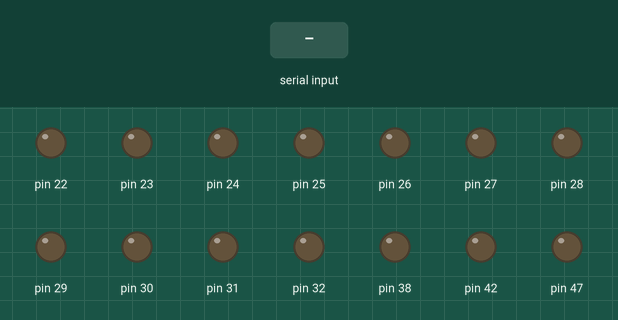
Bench run of a sketch on a simulated Arduino Mega 2560, built with avr-gcc and run on an emulated ATmega2560. Shown: output pins drawn as LEDs (lit = HIGH). The inputs (shaded band) are chosen by the test bench. What the sketch prints to the serial monitor is not drawn.

Above: at 1.2 s.
1.3 s: "hawaii 1\n" received over the second serial link
At 2.4 s:
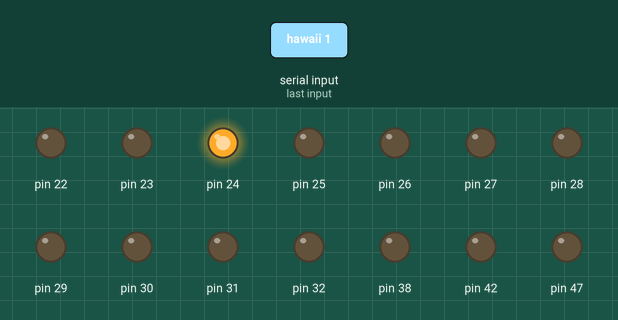
2.8 s: "lisbon 1\n" received over the second serial link
At 3.6 s:
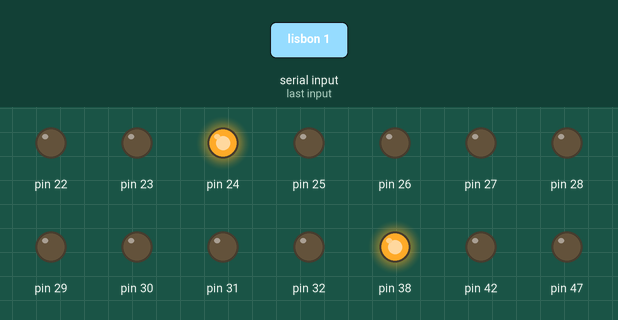
4.3 s: "red 1\n" received over the second serial link
At 4.7 s:
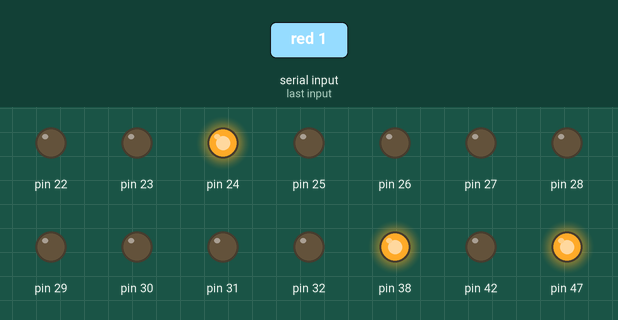
5.8 s: " \n" received over the second serial link
At 7.0 s:
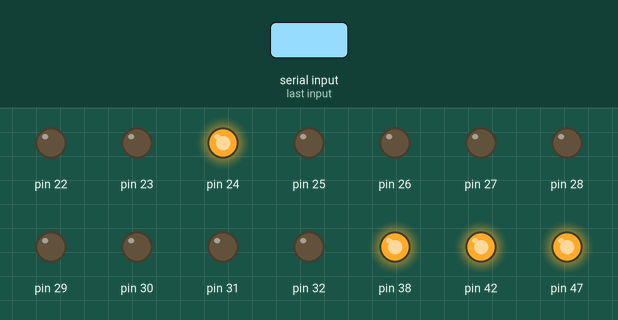
7.3 s: "hawaii\n" received over the second serial link
At 8.2 s:
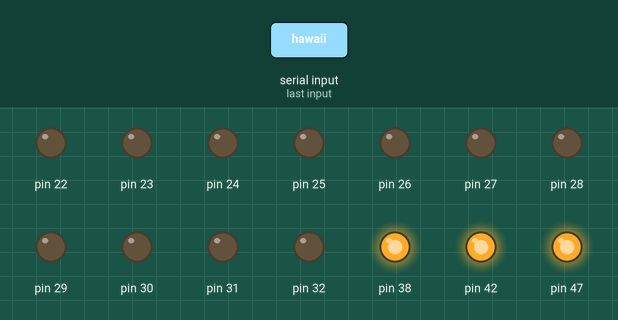
8.8 s: "lisbon\n" received over the second serial link
At 9.3 s:
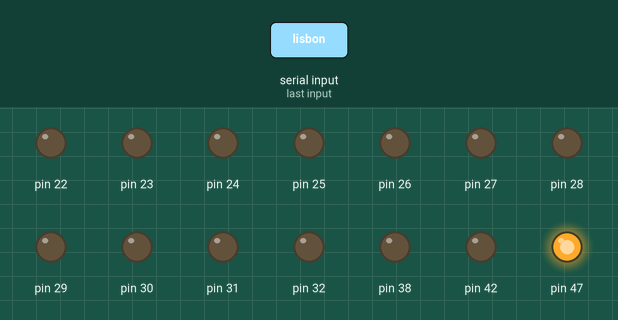
Timing chart, 0 to 11.3 s (numbered marks = the images above; inputs shaded):
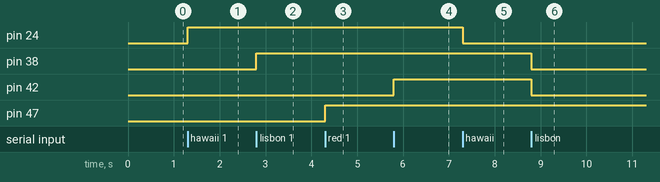

The sketch:

line_3_2.ino
```cpp
#include<SoftwareSerial.h>

SoftwareSerial LineSerial(10, 11);

int hawaii_led[9] = {22, 23, 24, 25, 26, 27, 28, 29, 30};
int queen_elizabeth_led[3] = {31, 32, 33};
int lisbon_led[9] = {36, 37, 38, 39, 40, 41, 42, 43, 44};
int madrid_led[9] = {45, 46, 47, 48, 49, 50, 51, 52, 53};
String pl[4] = {"red", "blue", "yellow", "green"};
String data = "";
int blank = 0;

void setup() {
  for (int i = 22; i <= 53; i++) {
    pinMode(i, OUTPUT);
  }
  Serial.begin(9600);
  while (!Serial) {
    ; //시리얼통신이 연결되지 않았다면 코드 실행을 멈추고 무한 반복
  }


  Serial.println("Hello World!");

  //블루투스와 아두이노의 통신속도를 9600으로 설정
  LineSerial.begin(9600);
}

void loop() { //코드를 무한반복합니다.
  if (LineSerial.available()) {
    data = LineSerial.readStringUntil('\n');
    blank = data.indexOf(" ");
    if(blank == -1){
      ledOn("off", data, 3);
    } else {
      String country = slicing();
      int player = slicing().toInt();
      int building = slicing().toInt();
      ledOn(pl[player], country, (building-1)*3);
    }
  }
}

void redPlayer(int redPin, int greenPin, int bluePin) {
  digitalWrite(redPin, HIGH);
  digitalWrite(greenPin, LOW);
  digitalWrite(bluePin, LOW);
}

void greenPlayer(int redPin, int greenPin, int bluePin) {
  digitalWrite(redPin, LOW);
  digitalWrite(greenPin, HIGH);
  digitalWrite(bluePin, LOW);
}

void bluePlayer(int redPin, int greenPin, int bluePin) {
  digitalWrite(redPin, LOW);
  digitalWrite(greenPin, LOW);
  digitalWrite(bluePin, HIGH);
}

void yellowPlayer(int redPin, int greenPin, int bluePin) {
  digitalWrite(redPin, HIGH);
  digitalWrite(greenPin, HIGH);
  digitalWrite(bluePin, LOW);
}

void ledOff(int redPin, int greenPin, int bluePin){
  digitalWrite(redPin, LOW);
  digitalWrite(greenPin, LOW);
  digitalWrite(bluePin, LOW);
}

void ledOn(String player, String country, int building){
  if(country == "hawaii"){
    hawaii(player, building);
  } else if (country == "queen_elizabeth"){
    queen_elizabeth(player);
  } else if(country == "lisbon"){
    lisbon(player, building);
  } else{
    madrid(player, building);
  }
}

void hawaii(String player, int building) {
  if(player == "red"){
    redPlayer(22+building, 23+building, 24+building);
  } else if (player == "green"){
    greenPlayer(22+building, 23+building, 24+building);
  } else if(player == "blue"){
    bluePlayer(22+building, 23+building, 24+building);
  } else if(player =="yellow"){
    yellowPlayer(22+building, 23+building, 24+building);
  } else {
    for(int i = 0; i < building; i++){
      ledOff(22+i*3, 23+i*3, 24+i*3);
    }
  }
}

void queen_elizabeth(String player) {
  if(player == "red"){
    redPlayer(31, 32, 33);
  } else if (player == "green"){
    greenPlayer(31, 32, 33);
  } else if(player == "blue"){
    bluePlayer(31, 32, 33);
  } else if(player =="yellow"){
    yellowPlayer(31, 32, 33);
  } else {
    ledOff(31, 32, 33);
  }
}

void lisbon(String player, int building) {
  if(player == "red"){
    redPlayer(36+building, 37+building, 38+building);
  } else if (player == "green"){
    greenPlayer(36+building, 37+building, 38+building);
  } else if(player == "blue"){
    bluePlayer(36+building, 37+building, 38+building);
  } else if(player =="yellow"){
    yellowPlayer(36+building, 37+building, 38+building);
  } else {
    for(int i = 0; i < building; i++){
      ledOff(36+i*3, 37+i*3, 38+i*3);
    }
  }
}

void madrid(String player, int building){
  if(player == "red"){
    redPlayer(45+building, 46+building, 47+building);
  } else if (player == "green"){
    greenPlayer(45+building, 46+building, 47+building);
  } else if(player == "blue"){
    bluePlayer(45+building, 46+building, 47+building);
  } else if(player =="yellow"){
    yellowPlayer(45+building, 46+building, 47+building);
  } else {
    for(int i = 0; i < building; i++){
      ledOff(45+i*3, 46+i*3, 47+i*3);
    }
  }
}

String slicing(){
  blank = data.indexOf(" ");
  if (blank == -1){
    return data;
  }
  String info = data.substring(0, blank);
  int dataLength = data.length();
  data = data.substring(blank + 1, dataLength);
  return info;
}
```

Measured:
- after the input at 1.3 s, pin 24: LOW → HIGH at once
- after the input at 2.8 s, pin 38: LOW → HIGH at once
- after the input at 4.3 s, pin 47: LOW → HIGH at once
- after the input at 5.8 s, pin 42: LOW → HIGH at once
- after the input at 7.3 s, pin 24: HIGH → LOW at once
- after the input at 8.8 s, pin 38, pin 42: HIGH → LOW at once
